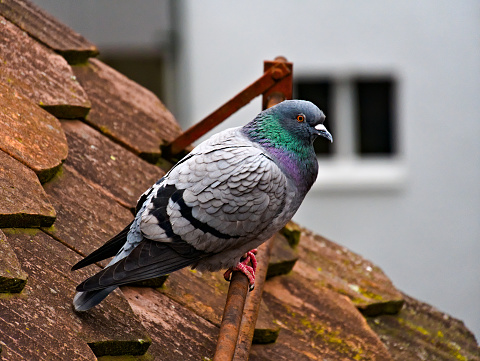
#> input picture Resources/photo.jpg, 480 x 361 px
$ python chapter3.py
#> lines starting #> are read from the running program, lines starting #| are printed output that depends on the picture
import cv2

img = cv2.imread("Resources/photo.jpg")
#> img is the input picture: shape (361, 480, 3); mean B, G, R 104.9, 115.2, 133.6
print(img.shape)
#| (361, 480, 3)

imgResize = cv2.resize(img,(1000,500))
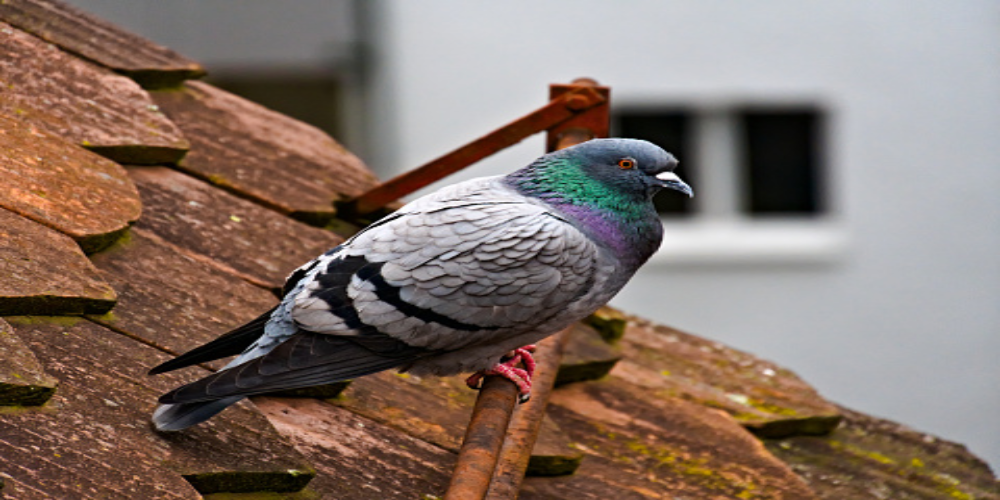
#> imgResize: shape (500, 1000, 3); mean B, G, R 104.8, 115.1, 133.5
print(imgResize.shape)
#| (500, 1000, 3)

imgCropped = img[46:119,352:495]
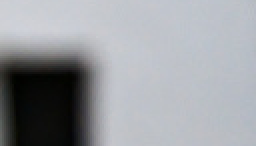
#> imgCropped: shape (73, 128, 3) (shown 2 times larger); mean B, G, R 160.8, 156.2, 153.6
print(imgCropped.shape)
#| (73, 128, 3)

cv2.imshow("Image",img)
cv2.imshow("Image Resize",imgResize)
cv2.imshow("Image Cropped",imgCropped)

cv2.waitKey(0)

$ run again, with Resources/faces.jpg copied over Resources/photo.jpg
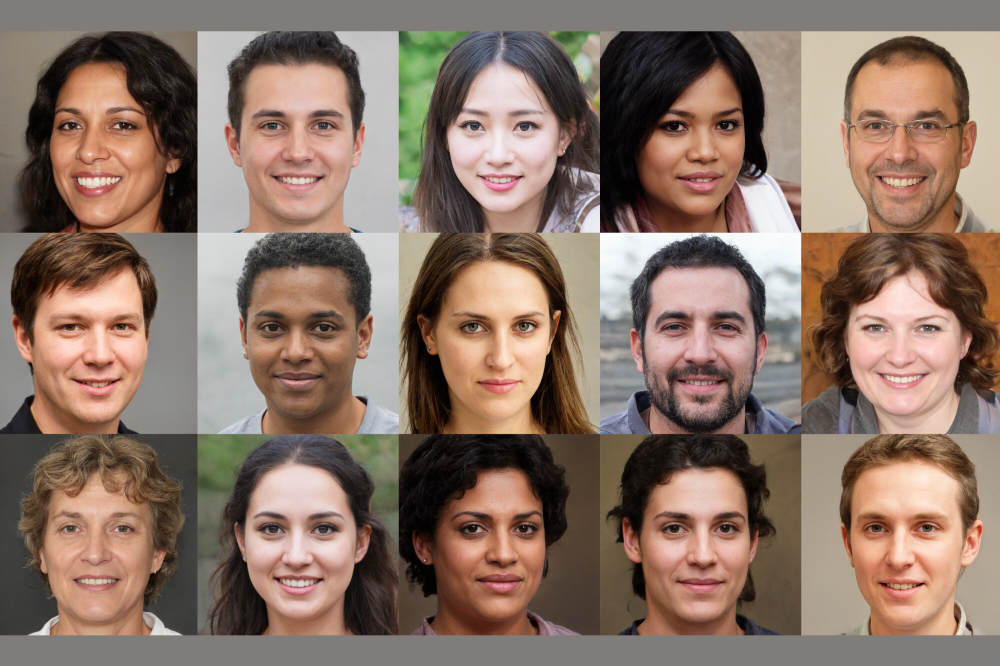
#> input picture Resources/faces.jpg, 2000 x 1331 px (shown at 1/2 size)
#> img is the input picture: shape (1331, 2000, 3); mean B, G, R 102.6, 115.7, 138.6
#| (1331, 2000, 3)
#> `imgResize = cv2.resize(img,(1000,500))`:
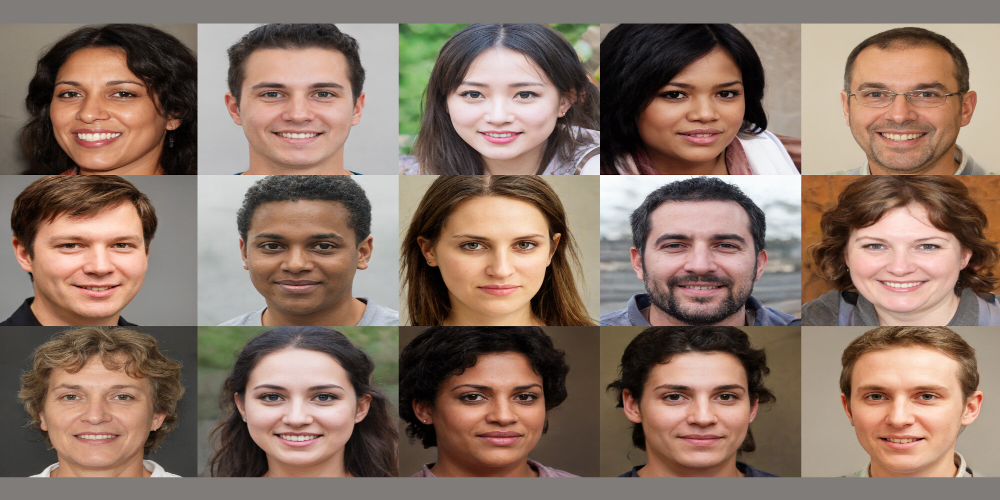
#> imgResize: shape (500, 1000, 3); mean B, G, R 102.5, 115.6, 138.4
#| (500, 1000, 3)
#> `imgCropped = img[46:119,352:495]`:
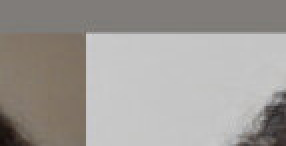
#> imgCropped: shape (73, 143, 3) (shown 2 times larger); mean B, G, R 152.5, 156.4, 160.2
#| (73, 143, 3)
